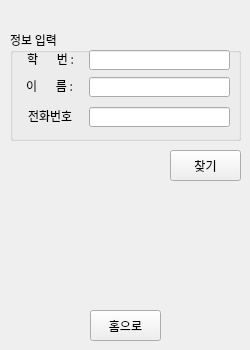
<?xml version="1.0" encoding="UTF-8"?>
<ui version="4.0">
 <class>widget</class>
 <widget class="QWidget" name="widget">
  <property name="geometry">
   <rect>
    <x>0</x>
    <y>0</y>
    <width>250</width>
    <height>350</height>
   </rect>
  </property>
  <property name="minimumSize">
   <size>
    <width>250</width>
    <height>350</height>
   </size>
  </property>
  <property name="maximumSize">
   <size>
    <width>250</width>
    <height>350</height>
   </size>
  </property>
  <property name="font">
   <font>
    <family>나눔고딕</family>
   </font>
  </property>
  <property name="windowTitle">
   <string>비밀번호 찾기</string>
  </property>
  <widget class="QPushButton" name="btnFindPw">
   <property name="geometry">
    <rect>
     <x>170</x>
     <y>150</y>
     <width>71</width>
     <height>31</height>
    </rect>
   </property>
   <property name="text">
    <string>찾기</string>
   </property>
  </widget>
  <widget class="QPushButton" name="btnPwtoHome">
   <property name="geometry">
    <rect>
     <x>90</x>
     <y>310</y>
     <width>71</width>
     <height>31</height>
    </rect>
   </property>
   <property name="text">
    <string>홈으로</string>
   </property>
  </widget>
  <widget class="QGroupBox" name="groupBox">
   <property name="geometry">
    <rect>
     <x>10</x>
     <y>30</y>
     <width>231</width>
     <height>111</height>
    </rect>
   </property>
   <property name="title">
    <string>정보 입력</string>
   </property>
   <widget class="QLabel" name="findPwstID">
    <property name="geometry">
     <rect>
      <x>17</x>
      <y>23</y>
      <width>60</width>
      <height>12</height>
     </rect>
    </property>
    <property name="text">
     <string>학       번 :  </string>
    </property>
   </widget>
   <widget class="QLineEdit" name="txtPwstID">
    <property name="geometry">
     <rect>
      <x>79</x>
      <y>20</y>
      <width>141</width>
      <height>20</height>
     </rect>
    </property>
    <property name="inputMethodHints">
     <set>Qt::ImhDigitsOnly|Qt::ImhLatinOnly</set>
    </property>
    <property name="placeholderText">
     <string/>
    </property>
   </widget>
   <widget class="QLabel" name="findPwName">
    <property name="geometry">
     <rect>
      <x>16</x>
      <y>50</y>
      <width>60</width>
      <height>12</height>
     </rect>
    </property>
    <property name="text">
     <string>이       름 : </string>
    </property>
   </widget>
   <widget class="QLineEdit" name="txtPwName">
    <property name="geometry">
     <rect>
      <x>79</x>
      <y>47</y>
      <width>141</width>
      <height>20</height>
     </rect>
    </property>
    <property name="inputMethodHints">
     <set>Qt::ImhFormattedNumbersOnly</set>
    </property>
   </widget>
   <widget class="QLineEdit" name="txtPwPhone">
    <property name="geometry">
     <rect>
      <x>79</x>
      <y>77</y>
      <width>141</width>
      <height>20</height>
     </rect>
    </property>
   </widget>
   <widget class="QLabel" name="findPwBirth">
    <property name="geometry">
     <rect>
      <x>18</x>
      <y>80</y>
      <width>60</width>
      <height>12</height>
     </rect>
    </property>
    <property name="text">
     <string>전화번호</string>
    </property>
   </widget>
  </widget>
  <widget class="QLabel" name="lblPw">
   <property name="geometry">
    <rect>
     <x>20</x>
     <y>200</y>
     <width>151</width>
     <height>21</height>
    </rect>
   </property>
   <property name="text">
    <string/>
   </property>
  </widget>
  <widget class="QLabel" name="lblfindPW">
   <property name="geometry">
    <rect>
     <x>20</x>
     <y>220</y>
     <width>111</width>
     <height>21</height>
    </rect>
   </property>
   <property name="styleSheet">
    <string notr="true">color: rgb(0, 0, 255)</string>
   </property>
   <property name="text">
    <string/>
   </property>
  </widget>
  <widget class="QLabel" name="lblind">
   <property name="geometry">
    <rect>
     <x>150</x>
     <y>220</y>
     <width>51</width>
     <height>21</height>
    </rect>
   </property>
   <property name="text">
    <string/>
   </property>
  </widget>
 </widget>
 <resources/>
 <connections/>
</ui>
